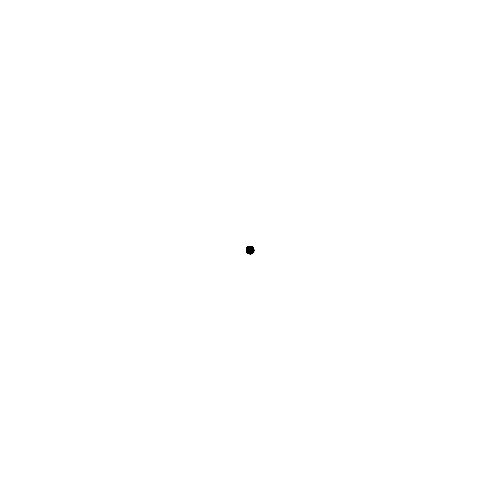
Frame 1 (no input)
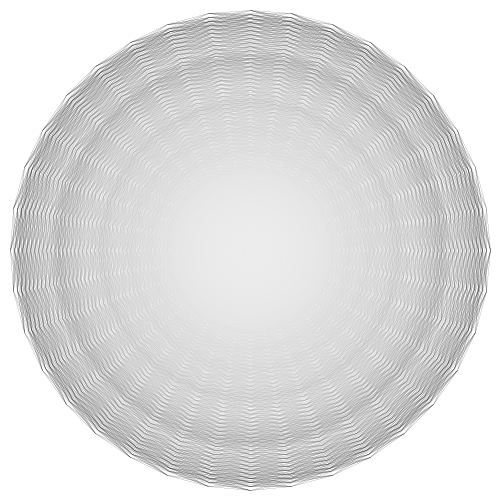
Frame 60 (the mouse pressed at the canvas centre just before this capture)
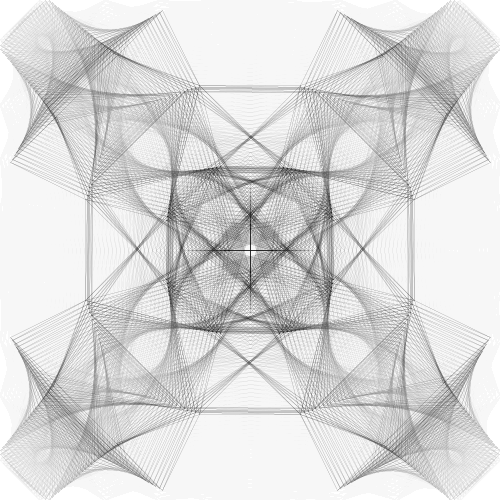
Frame 120 (the mouse held since frame 60 and released just before this capture)

The Processing sketch that drew these frames (run headless with seeded random() and noise(); from frame 60 on, the mouse is pressed at the canvas centre):

// Processing sketch: processing_158538
// ── processing_158538.pde

int num = 36;
Ball[] balls = new Ball[num];
float speed = 4;

void setup() {
  size(500, 500);
  background(255);
  for (int i=0; i<num; i++) {
    float dir = map(i, 0, num, 0, TWO_PI);
    balls[i] = new Ball(250, 250, dir);
  }
}

void draw() {
  fadeToWhite();

  stroke(0);
  noFill();
  strokeWeight(0.1);
  for (int i=0; i<num; i++) {
    balls[i].move();
    balls[i].collision();
    balls[i].drawLine();
  }
}


class Ball {
  PVector loc, vec;
  float dir;

  Ball(float _x, float _y, float _dir) {
    dir = _dir;
    float vx = speed * cos(dir);
    float vy = speed * sin(dir);
    vec = new PVector(vx, vy);
    loc = new PVector(_x, _y);
  }

  void move() {
    loc.add(vec);
    fill(0);
//    ellipse(loc.x, loc.y, 7, 7);
  }

  void collision() {
    if (loc.x<0) {
      loc.x = 0;
      vec.x *= -1;
    } else if (loc.x>width) {
      loc.x = width;
      vec.x *= -1;
    } else if (loc.y<0) {
      loc.y = 0;
      vec.y *= -1;
    } else if (loc.y>height) {
      loc.y = height;
      vec.y *= -1;
    }
  }  

  void drawLine() {
    for (int i=0; i<num; i++) {
      if (!(balls[i]==this)) {
        float distance = PVector.dist(balls[i].loc, this.loc);
        if (distance<140) {
          line(balls[i].loc.x, balls[i].loc.y, this.loc.x, this.loc.y);
        }
      }
    }
  }
}

void fadeToWhite() {
  fill(255, 15);
  noStroke();
  rect(0, 0, width, height);
}
